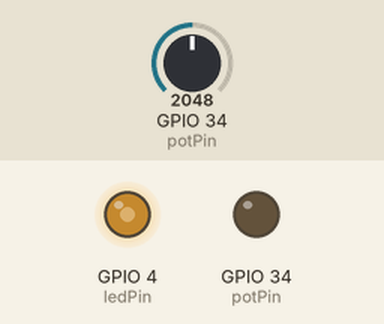
This sketch was run on a simulated ESP32. Shown: output pins drawn as LEDs (lit = HIGH). The inputs (shaded band) are chosen by the test bench; at power-on: GPIO 34 (potPin) = 2048.

Above: at 1.3 s.
1.4 s: GPIO 34 (potPin) set to 2866
At 2.1 s:
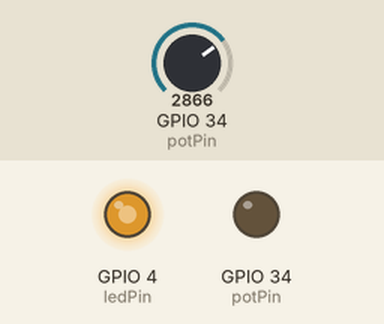
3.0 s: GPIO 34 (potPin) set to 3603
At 4.2 s:
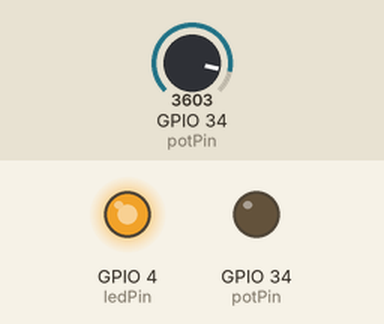
4.5 s: GPIO 34 (potPin) set to 491
At 5.6 s:
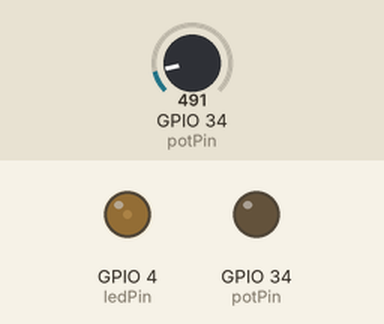
6.0 s: GPIO 34 (potPin) set to 0
At 6.7 s:
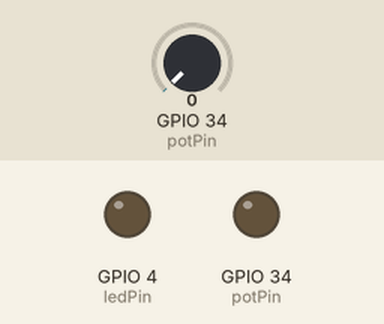
7.5 s: GPIO 34 (potPin) set to 2047
At 7.9 s:
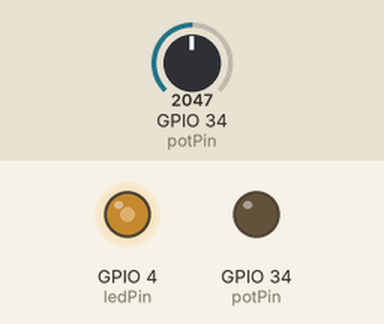
Timing chart, 0 to 10.0 s (numbered marks = the images above; inputs shaded):
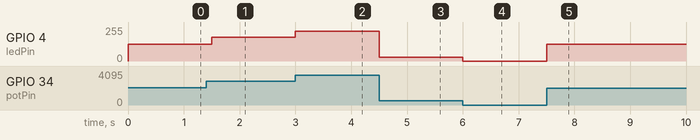

The sketch:

week3_potValue.ino
```cpp
const int potPin = 34; // 가변저항 모듈은 GPIO 34(아날로그 ADC1_CH6)에 연결
const int ledPin = 4; // led 모듈은 GPIO 4번에 연결
int potValue = 0; // 가변저항 값을 저장하기 위한 변수

void setup() {
  pinMode(potPin, INPUT);
  pinMode(potPin, OUTPUT);
}

void loop() {
  // 가변저항 값을 읽음
  potValue = analogRead(potPin);
  analogWrite(ledPin, map(potValue,0,4095,0,255));
  delay(500);
}
```

Measured:
- after the input at 1.4 s, GPIO 4 (ledPin): 127/255 → 178/255 after 0.10 s
- after the input at 3.0 s, GPIO 4 (ledPin): 178/255 → 224/255 at once
- after the input at 4.5 s, GPIO 4 (ledPin): 224/255 → 30/255 at once
- after the input at 6.0 s, GPIO 4 (ledPin): 30/255 → 0/255 at once
- after the input at 7.5 s, GPIO 4 (ledPin): 0/255 → 127/255 at once
